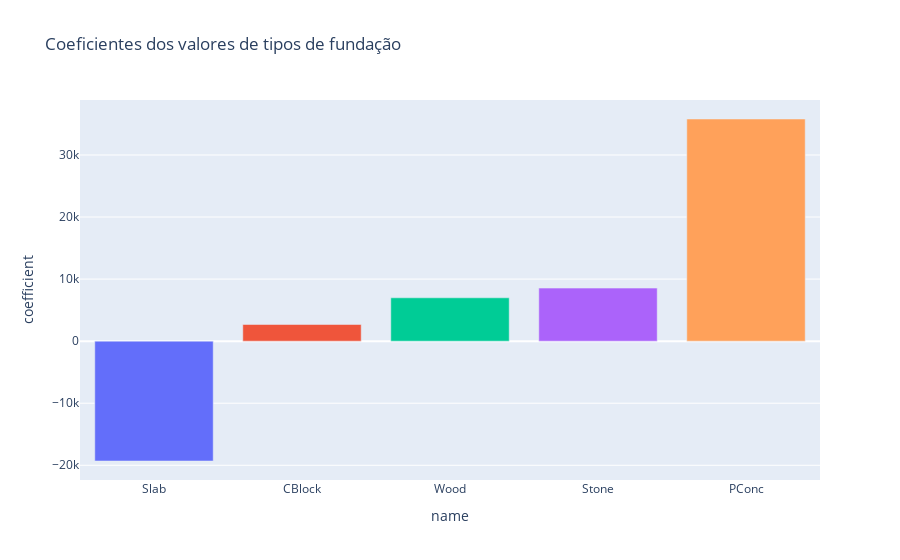

The code cell stored with this chart in its notebook:
### Markdown cell above
Com coeficientes variando de -70000 até quase 130000, vê-se que o bairro é um componente importante do preço do imóvel.

### Fundação

O quanto a fundação pode variar no preço do imóvel? Vejamos os coeficientes associados aos valores.

### Code cell
plot_category_coefficients(
    'Coeficientes dos valores de tipos de fundação',
    coef_df,
    'cat__Foundation_'
)

### Figure 1 — Plotly figure (JSON) as saved in the notebook; plotly's stock layout.template omitted (floating-point values rounded to 4 significant figures)
{"data": [{"hovertemplate": "name=%{x}<br>coefficient=%{y}<extra></extra>", "legendgroup": "Slab", "marker": {"color": "#636efa", "pattern": {"shape": ""}}, "name": "Slab", "orientation": "v", "showlegend": true, "textposition": "auto", "type": "bar", "x": ["Slab"], "xaxis": "x", "y": [-19310.0], "yaxis": "y"}, {"hovertemplate": "name=%{x}<br>coefficient=%{y}<extra></extra>", "legendgroup": "CBlock", "marker": {"color": "#EF553B", "pattern": {"shape": ""}}, "name": "CBlock", "orientation": "v", "showlegend": true, "textposition": "auto", "type": "bar", "x": ["CBlock"], "xaxis": "x", "y": [2683.0], "yaxis": "y"}, {"hovertemplate": "name=%{x}<br>coefficient=%{y}<extra></extra>", "legendgroup": "Wood", "marker": {"color": "#00cc96", "pattern": {"shape": ""}}, "name": "Wood", "orientation": "v", "showlegend": true, "textposition": "auto", "type": "bar", "x": ["Wood"], "xaxis": "x", "y": [6985.0], "yaxis": "y"}, {"hovertemplate": "name=%{x}<br>coefficient=%{y}<extra></extra>", "legendgroup": "Stone", "marker": {"color": "#ab63fa", "pattern": {"shape": ""}}, "name": "Stone", "orientation": "v", "showlegend": true, "textposition": "auto", "type": "bar", "x": ["Stone"], "xaxis": "x", "y": [8550.0], "yaxis": "y"}, {"hovertemplate": "name=%{x}<br>coefficient=%{y}<extra></extra>", "legendgroup": "PConc", "marker": {"color": "#FFA15A", "pattern": {"shape": ""}}, "name": "PConc", "orientation": "v", "showlegend": true, "textposition": "auto", "type": "bar", "x": ["PConc"], "xaxis": "x", "y": [35800.0], "yaxis": "y"}], "layout": {"autosize": true, "barmode": "relative", "legend": {"title": {"text": "name"}, "tracegroupgap": 0}, "showlegend": false, "title": {"text": "Coeficientes dos valores de tipos de fundação"}, "xaxis": {"anchor": "y", "autorange": true, "categoryarray": ["Slab", "CBlock", "Wood", "Stone", "PConc"], "categoryorder": "array", "domain": [0, 1], "range": [-0.5, 4.5], "title": {"text": "name"}, "type": "category"}, "yaxis": {"anchor": "x", "autorange": true, "domain": [0, 1], "range": [-22370.0, 38860.0], "title": {"text": "coefficient"}, "type": "linear"}}}
